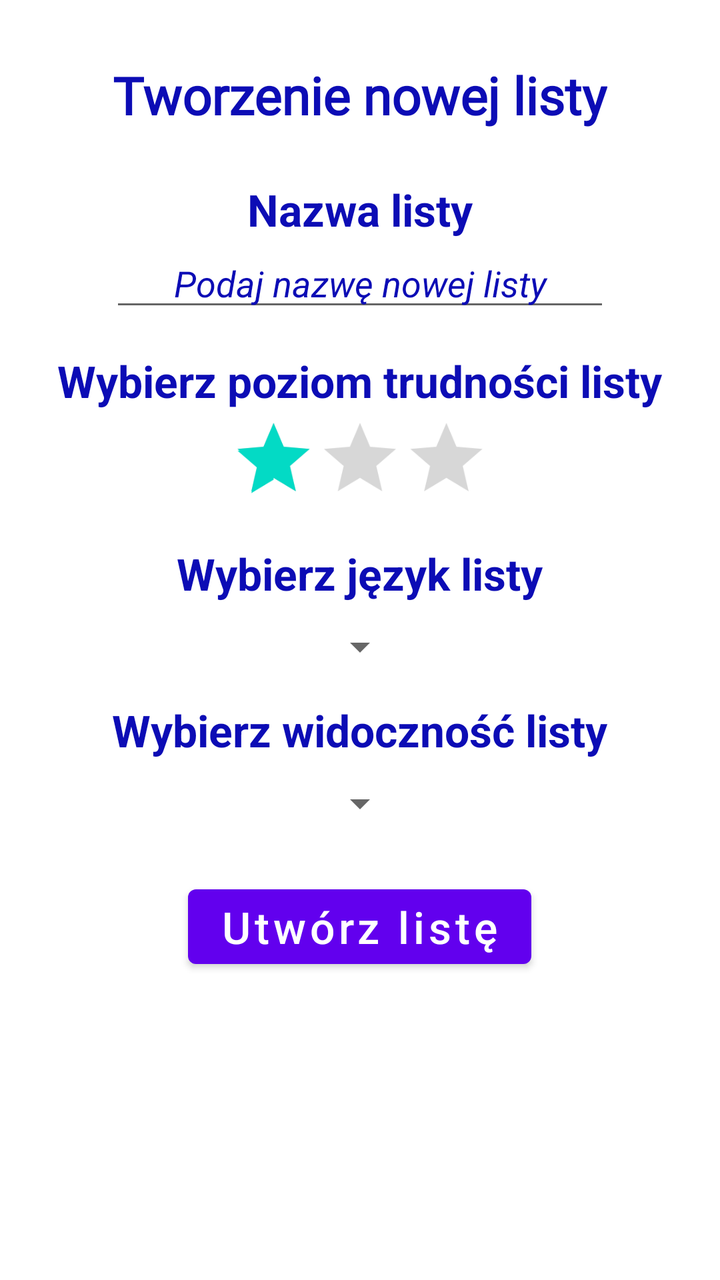
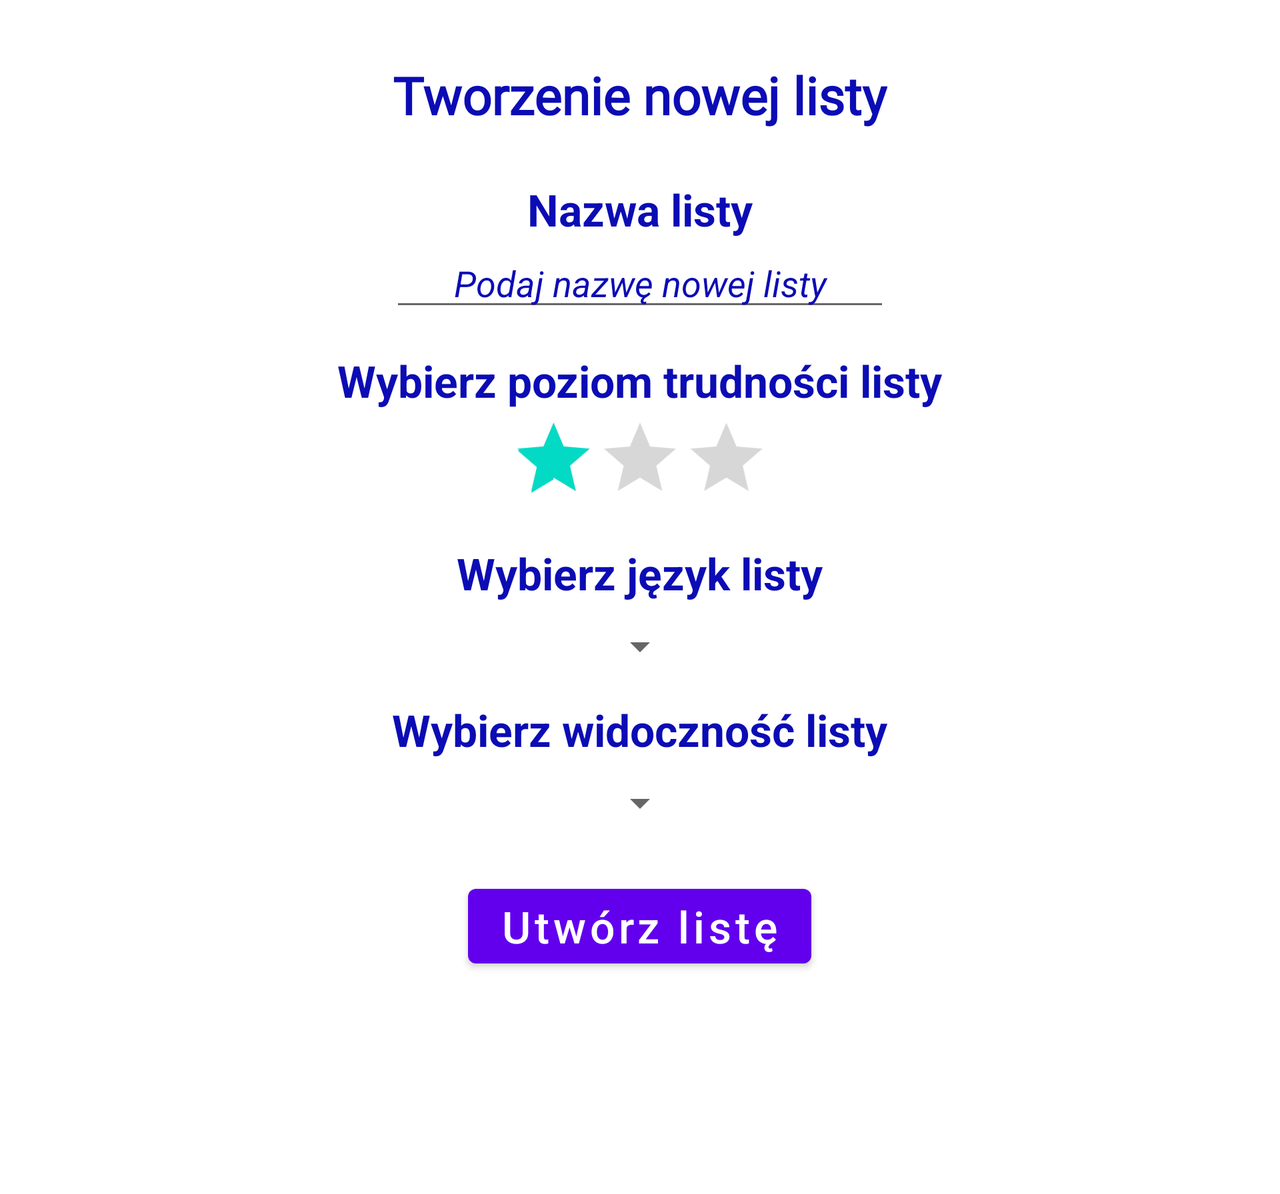

Two renders of one Android screen. The first uses the default layout on a phone; the second uses the alternative layout the repository ships for a different screen configuration, on a matching device. The two XML files are below.
<!-- AndroidManifest.xml: application theme Theme.ProjektKompetencyjnyV2 -->
<!-- res/layout/activity_create_new_list.xml -->
<?xml version="1.0" encoding="utf-8"?>
<RelativeLayout xmlns:android="http://schemas.android.com/apk/res/android"
    xmlns:tools="http://schemas.android.com/tools"
    android:layout_width="match_parent"
    android:layout_height="match_parent"
    tools:context=".CreateNewList">

    <TextView
        android:id="@+id/newListTitle"
        android:layout_width="wrap_content"
        android:layout_height="wrap_content"
        android:layout_centerHorizontal="true"
        android:layout_marginTop="30dp"
        android:fontFamily="@font/poppins_medium"
        android:text="Tworzenie nowej listy"
        android:textColor="@color/blue_500"
        android:textSize="26sp"
        android:textStyle="bold"
        />

    <TextView
        android:id="@+id/listNameTxt"
        android:layout_width="wrap_content"
        android:layout_height="wrap_content"
        android:layout_below="@+id/newListTitle"
        android:layout_centerHorizontal="true"
        android:layout_marginTop="25dp"
        android:text="Nazwa listy"
        android:textColor="@color/blue_500"
        android:textSize="22sp"
        android:textStyle="bold"
        />

    <EditText
        android:id="@+id/listNameEdtTxt"
        android:layout_width="250dp"
        android:layout_height="wrap_content"
        android:layout_below="@+id/listNameTxt"
        android:layout_centerHorizontal="true"
        android:gravity="center"
        android:hint="Podaj nazwę nowej listy"
        android:textColor="@color/blue_500"
        android:textColorHint="@color/blue_500"
        android:textStyle="italic"
        />

    <TextView
        android:id="@+id/listDifficultyTxt"
        android:layout_width="wrap_content"
        android:layout_height="wrap_content"
        android:layout_below="@+id/listNameEdtTxt"
        android:layout_centerHorizontal="true"
        android:layout_marginTop="15dp"
        android:text="Wybierz poziom trudności listy"
        android:textColor="@color/blue_500"
        android:textSize="22sp"
        android:textStyle="bold"
        />

    <RatingBar
        android:id="@+id/listDifficultyRB"
        android:layout_width="wrap_content"
        android:layout_height="wrap_content"
        android:layout_below="@+id/listDifficultyTxt"
        android:layout_centerHorizontal="true"
        android:clickable="true"
        android:isIndicator="false"
        android:numStars="3"
        android:rating="1"
        android:scaleX=".9"
        android:scaleY=".9"
        android:stepSize="1"
        android:theme="@style/RatingBar"
        />

    <TextView
        android:id="@+id/languageSpinnerTxt"
        android:layout_width="wrap_content"
        android:layout_height="wrap_content"
        android:layout_below="@+id/listDifficultyRB"
        android:layout_centerHorizontal="true"
        android:layout_marginTop="10dp"
        android:text="Wybierz język listy"
        android:textColor="@color/blue_500"
        android:textSize="22sp"
        android:textStyle="bold"
        />

    <Spinner
        android:id="@+id/languageSpinner"
        android:layout_width="wrap_content"
        android:layout_height="wrap_content"
        android:layout_below="@+id/languageSpinnerTxt"
        android:layout_centerHorizontal="true"
        android:layout_marginTop="10dp"
        />

    <TextView
        android:id="@+id/privacySpinnerTxt"
        android:layout_width="wrap_content"
        android:layout_height="wrap_content"
        android:layout_below="@+id/languageSpinner"
        android:layout_centerHorizontal="true"
        android:layout_marginLeft="10dp"
        android:layout_marginTop="15dp"
        android:layout_marginRight="10dp"
        android:text="Wybierz widoczność listy"
        android:textColor="@color/blue_500"
        android:textSize="22sp"
        android:textStyle="bold"
        />

    <Spinner
        android:id="@+id/privacySpinner"
        android:layout_width="wrap_content"
        android:layout_height="wrap_content"
        android:layout_below="@+id/privacySpinnerTxt"
        android:layout_centerHorizontal="true"
        android:layout_marginTop="10dp"
        />

    <Button
        android:id="@+id/createListBtn"
        android:layout_width="wrap_content"
        android:layout_height="wrap_content"
        android:layout_below="@+id/privacySpinner"
        android:layout_centerHorizontal="true"
        android:layout_marginTop="25dp"
        android:onClick="createNewList"
        android:text="Utwórz listę"
        android:textAllCaps="false"
        android:textSize="22sp"
        />

    <TextView
        android:id="@+id/newListMessage"
        android:layout_width="wrap_content"
        android:layout_height="wrap_content"
        android:layout_below="@id/createListBtn"
        android:layout_centerHorizontal="true"
        android:layout_marginLeft="10dp"
        android:layout_marginTop="50dp"
        android:layout_marginRight="10dp"
        android:gravity="center"
        android:text="Komunikat"
        android:textSize="22dp"
        android:textStyle="bold"
        android:visibility="invisible"
        />


</RelativeLayout>
<!-- resources referenced by this layout -->
<resources>
  <color name="blue_500">#0c0cb5</color>
  <style name="Theme.ProjektKompetencyjnyV2" parent="Theme.MaterialComponents.DayNight.DarkActionBar">
          
          <item name="colorPrimary">@color/purple_500</item>
          <item name="colorPrimaryVariant">@color/purple_700</item>
          <item name="colorOnPrimary">@color/white</item>
          
          <item name="colorSecondary">@color/teal_200</item>
          <item name="colorSecondaryVariant">@color/teal_700</item>
          <item name="colorOnSecondary">@color/black</item>
          
          <item name="android:statusBarColor" tools:targetApi="l">?attr/colorPrimaryVariant</item>
          
      </style>
  <color name="purple_500">#FF6200EE</color>
  <color name="purple_700">#FF3700B3</color>
  <color name="white">#FFFFFFFF</color>
  <color name="teal_200">#FF03DAC5</color>
  <color name="teal_700">#FF018786</color>
  <color name="black">#FF000000</color>
</resources>
<!-- res/layout-land/activity_create_new_list.xml (the repository's variant of the layout above) -->
<!-- drawn on the phone turned sideways -->
<?xml version="1.0" encoding="utf-8"?>
<ScrollView xmlns:android="http://schemas.android.com/apk/res/android"
    android:layout_width="match_parent"
    android:layout_height="match_parent"
    android:background="@android:color/background_light">


    <RelativeLayout xmlns:tools="http://schemas.android.com/tools"
        android:layout_width="match_parent"
        android:layout_height="wrap_content"
        tools:context=".CreateNewList">

        <TextView
            android:id="@+id/newListTitle"
            android:layout_width="wrap_content"
            android:layout_height="wrap_content"
            android:layout_centerHorizontal="true"
            android:layout_marginTop="30dp"
            android:fontFamily="@font/poppins_medium"
            android:text="Tworzenie nowej listy"
            android:textColor="@color/blue_500"
            android:textSize="26sp"
            android:textStyle="bold"
            />

        <TextView
            android:id="@+id/listNameTxt"
            android:layout_width="wrap_content"
            android:layout_height="wrap_content"
            android:layout_below="@+id/newListTitle"
            android:layout_centerHorizontal="true"
            android:layout_marginTop="25dp"
            android:text="Nazwa listy"
            android:textColor="@color/blue_500"
            android:textSize="22sp"
            android:textStyle="bold"
            />

        <EditText
            android:id="@+id/listNameEdtTxt"
            android:layout_width="250dp"
            android:layout_height="wrap_content"
            android:layout_below="@+id/listNameTxt"
            android:layout_centerHorizontal="true"
            android:gravity="center"
            android:hint="Podaj nazwę nowej listy"
            android:textColor="@color/blue_500"
            android:textColorHint="@color/blue_500"
            android:textStyle="italic"
            />

        <TextView
            android:id="@+id/listDifficultyTxt"
            android:layout_width="wrap_content"
            android:layout_height="wrap_content"
            android:layout_below="@+id/listNameEdtTxt"
            android:layout_centerHorizontal="true"
            android:layout_marginTop="15dp"
            android:text="Wybierz poziom trudności listy"
            android:textColor="@color/blue_500"
            android:textSize="22sp"
            android:textStyle="bold"
            />

        <RatingBar
            android:id="@+id/listDifficultyRB"
            android:layout_width="wrap_content"
            android:layout_height="wrap_content"
            android:layout_below="@+id/listDifficultyTxt"
            android:layout_centerHorizontal="true"
            android:clickable="true"
            android:isIndicator="false"
            android:numStars="3"
            android:rating="1"
            android:scaleX=".9"
            android:scaleY=".9"
            android:stepSize="1"
            android:theme="@style/RatingBar"
            />

        <TextView
            android:id="@+id/languageSpinnerTxt"
            android:layout_width="wrap_content"
            android:layout_height="wrap_content"
            android:layout_below="@+id/listDifficultyRB"
            android:layout_centerHorizontal="true"
            android:layout_marginTop="10dp"
            android:text="Wybierz język listy"
            android:textColor="@color/blue_500"
            android:textSize="22sp"
            android:textStyle="bold"
            />

        <Spinner
            android:id="@+id/languageSpinner"
            android:layout_width="wrap_content"
            android:layout_height="wrap_content"
            android:layout_below="@+id/languageSpinnerTxt"
            android:layout_centerHorizontal="true"
            android:layout_marginTop="10dp"
            />

        <TextView
            android:id="@+id/privacySpinnerTxt"
            android:layout_width="wrap_content"
            android:layout_height="wrap_content"
            android:layout_below="@+id/languageSpinner"
            android:layout_centerHorizontal="true"
            android:layout_marginLeft="10dp"
            android:layout_marginTop="15dp"
            android:layout_marginRight="10dp"
            android:text="Wybierz widoczność listy"
            android:textColor="@color/blue_500"
            android:textSize="22sp"
            android:textStyle="bold"
            />

        <Spinner
            android:id="@+id/privacySpinner"
            android:layout_width="wrap_content"
            android:layout_height="wrap_content"
            android:layout_below="@+id/privacySpinnerTxt"
            android:layout_centerHorizontal="true"
            android:layout_marginTop="10dp"
            />

        <Button
            android:id="@+id/createListBtn"
            android:layout_width="wrap_content"
            android:layout_height="wrap_content"
            android:layout_below="@+id/privacySpinner"
            android:layout_centerHorizontal="true"
            android:layout_marginTop="25dp"
            android:onClick="createNewList"
            android:text="Utwórz listę"
            android:textAllCaps="false"
            android:textSize="22sp"
            />

        <TextView
            android:id="@+id/newListMessage"
            android:layout_width="wrap_content"
            android:layout_height="wrap_content"
            android:layout_below="@id/createListBtn"
            android:layout_centerHorizontal="true"
            android:layout_marginLeft="10dp"
            android:layout_marginTop="40dp"
            android:layout_marginRight="10dp"
            android:layout_marginBottom="40dp"
            android:gravity="center"
            android:text="Komunikat"
            android:textSize="22dp"
            android:textStyle="bold"
            android:visibility="invisible"
            />
    </RelativeLayout>
</ScrollView>
